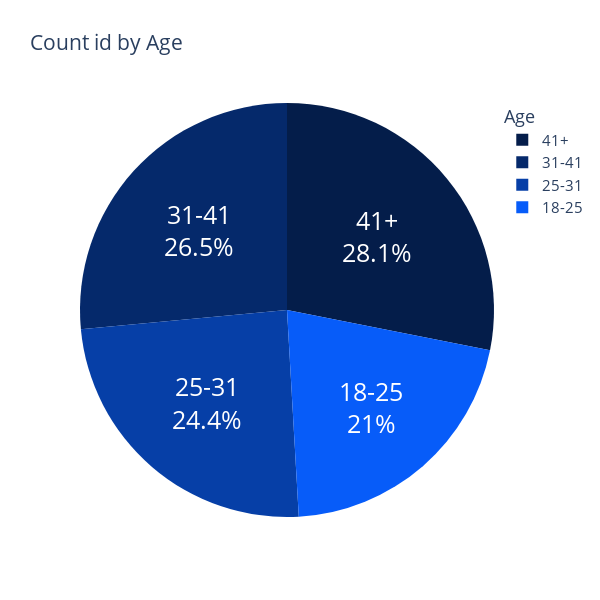

Notebook code for this chart:
### Markdown cell above
### 1. Demographic analyst

### Code cell
fig = go.Figure()
fig.update_layout(
    width=800,
    height=800,
    font_size=15
)


age_purchase_data = data_viz.groupby('age_quartile')['id'].count()

# Define the color scale
norm = plt.Normalize(vmin=age_purchase_data.min(), vmax=age_purchase_data.max())
colors = plt.cm.Purples(norm(age_purchase_data.values))

# Create the pie chart
fig.add_trace(go.Pie(
    labels=age_purchase_data.index,
    values=age_purchase_data,
    marker=dict(colors=['#075CF9', '#063FA7', '#05296B' , '#041D4A' ]),
    textinfo='label+percent',
    textposition='inside',
    textfont_size=25,
    insidetextorientation='horizontal',
    hoverinfo='label+percent+value',
))

# Add title
fig.update_layout(title="Count id by Age", legend_title="Age", height=600, width=600)

fig.show()

### Figure 1 — Plotly figure (JSON) as saved in the notebook; plotly's stock layout.template omitted (floating-point values rounded to 4 significant figures)
{"data": [{"hoverinfo": "label+percent+value", "insidetextorientation": "horizontal", "labels": ["18-25", "25-31", "31-41", "41+"], "marker": {"colors": ["#075CF9", "#063FA7", "#05296B", "#041D4A"]}, "textfont": {"size": 25}, "textinfo": "label+percent", "textposition": "inside", "type": "pie", "values": [2660, 3099, 3358, 3567]}], "layout": {"font": {"size": 15}, "height": 600, "legend": {"title": {"text": "Age"}}, "title": {"text": "Count id by Age"}, "width": 600}}
